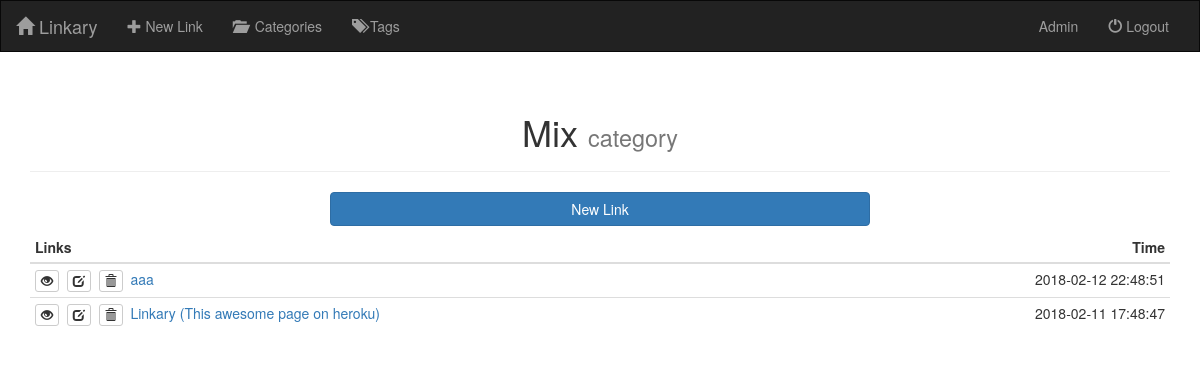
/category/3/ (signed in), run on the app's committed database.
### linkary/models.py (models this page shows, shortened)
class TimedModel(models.Model):
    time_created = models.DateTimeField(auto_now_add=True)
    time_modified = models.DateTimeField(auto_now=True)
    class Meta:
        abstract = True

class Category(TimedModel):
    name = models.CharField(max_length=100, unique=True)
    class Meta:
        verbose_name_plural = 'Categories'
        ordering = ['name']

class Link(TimedModel):
    url = models.URLField()
    name = models.CharField(max_length=500)
    author = models.ForeignKey(User, on_delete=models.SET_NULL, blank=True, null=True)
    category = models.ForeignKey(Category, on_delete=models.SET_NULL, blank=True, null=True)
    tags = models.ManyToManyField(Tag, blank=True)
    class Meta:
        get_latest_by = ['time_created']
        ordering = ['-time_modified']

### linkary/views.py (the view)
# urls.py: path('category/<int:pk>/', views.CategoryDetailView.as_view(), name='category_detail'),
class CategoryDetailView(LoginRequiredMixin, DetailView):
    model = models.Category

### linkary/templates/linkary/category_detail.html (shortened to what this page needs)
{% extends 'linkary/base.html' %}
{% block content %}
    <div class="container">
        <div class="page-header">
            <h1 class="text-center">{{ object.name }} <small>category</small></h1>
        </div>
        <div class="col-sm-offset-3 col-sm-6">
            <a href="{% url 'link_create' %}?category={{ object.pk }}" class="btn btn-primary btn-block">New Link</a>
        </div>
        <br>
        <br>
        <table class="table table-condensed table-hover">
            <thead>
                <tr>
                    <th>Links</th>
                    <th class="text-right">Time</th>
                </tr>
            </thead>
            <tbody>
                {% for link in object.link_set.all %}
                    <tr>
                        <td>
                            <a href="{% url 'link_detail' link.pk %}" class="btn btn-default btn-xs" title="Details...">
                                <span class="glyphicon glyphicon-eye-open"></span>
                            </a>&nbsp;
                            <a href="{% url 'link_edit' link.pk %}" class="btn btn-default btn-xs" title="Edit...">
                                <span class="glyphicon glyphicon-edit"></span>
                            </a>&nbsp;
                            <a href="{% url 'link_delete' link.pk %}" class="btn btn-default btn-xs" title="Delete...">
                                <span class="glyphicon glyphicon-trash"></span>
                            </a>&nbsp;
                            <a href="{{ link.url }}" target="_blank">{{ link.name }}</a>
                        </td>
                        <td class="text-right">{{ link.time_modified|date:'Y-m-d H:i:s' }}</td>
                    </tr>
                {% endfor %}
            </tbody>
        </table>
    </div>
{% endblock %}

### data on the page
Category: name "Mix"
Link: name "aaa", time_modified "2018-02-12 22:48:51"
Link: name "Linkary (This awesome page on heroku)", time_modified "2018-02-11 17:48:47"
